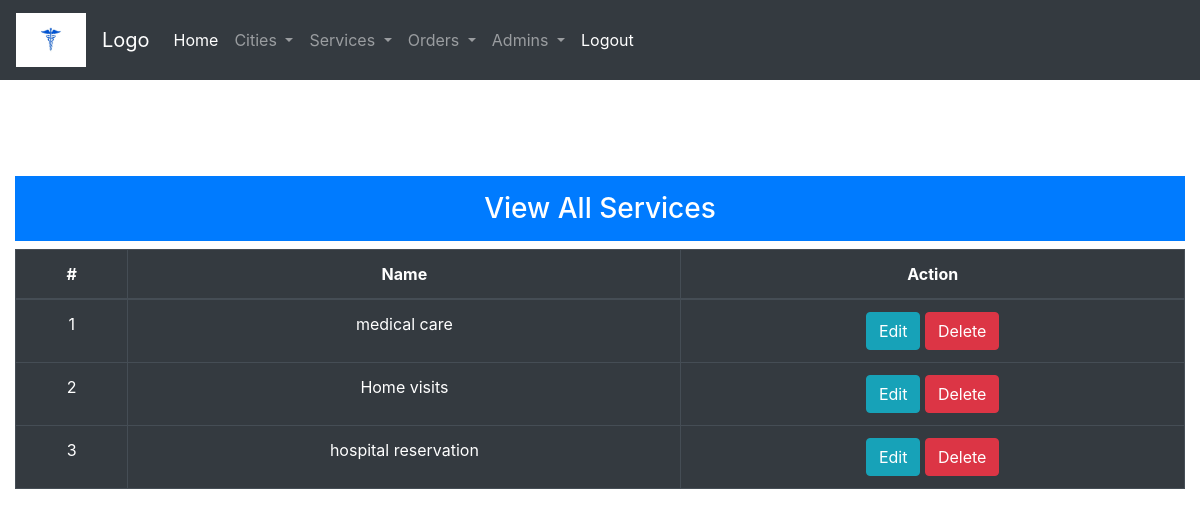
The page /admin/services/viewall.php (signed in) on the database its author committed.
### tables this page shows
CREATE TABLE `services` (
  `serv_id` int(11) NOT NULL,
  `serv_name` varchar(100) NOT NULL,
  `serv_created_at` timestamp NOT NULL DEFAULT current_timestamp()
);

### functions/db.php (called while the page is built, shortened)
<?php
$server = 'localhost';
$username = "root";
$password = "";
$dbname = "medical_ser";
$conn = mysqli_connect($server , $username , $password , $dbname);
function getRows($table)
{
        global $conn;
        $sql = "SELECT * FROM `$table`";
        $result = mysqli_query($conn , $sql);
        if($result)
        {
            $rows = [];
            if(mysqli_num_rows($result) > 0)
            {
                while($row = mysqli_fetch_assoc($result))
                {
                    $rows[] = $row;
                }
            }
                return $rows;
        }
        return false;
}

### admin/services/viewall.php (the view, shortened to what this page needs)
<?php require BLA.'inc/header.php';  ?>
    <div class="col-sm-12">
        <h3 class="text-center p-3 bg-primary text-white">View All Services</h3>
        <table class="table table-dark table-bordered">
            <thead>
                <tr class="text-center">
                    <th scope="col">#</th>
                    <th scope="col">Name</th>
                    <th scope="col">Action</th>
                </tr>
            </thead>
            <tbody>
                <?php $data = getRows('services'); $x=1;  ?>
                <?php foreach($data as $row){   ?>
                <tr class="text-center">
                    <td scope="row"><?php echo $x; ?></td>
                    <td class="text-center"> <?php echo $row['serv_name'] ?>  </td>
                    <td class="text-center">
                        <a href="<?php echo BURLA.'services/edit.php?id='. $row['serv_id']; ?>" class="btn btn-info">Edit</a>
                        <a href="#" class="btn btn-danger delete" data-field="serv_id" data-id="<?php echo $row['serv_id']; ?>" data-table="services" >Delete</a>
                    </td>
                </tr>
                <?php $x++; } ?>
            </tbody>
        </table>
    </div>
<?php require BLA.'inc/footer.php';  ?>

### rows shown on the page
services: serv_name "medical care"
services: serv_name "Home visits"
services: serv_name "hospital reservation"
